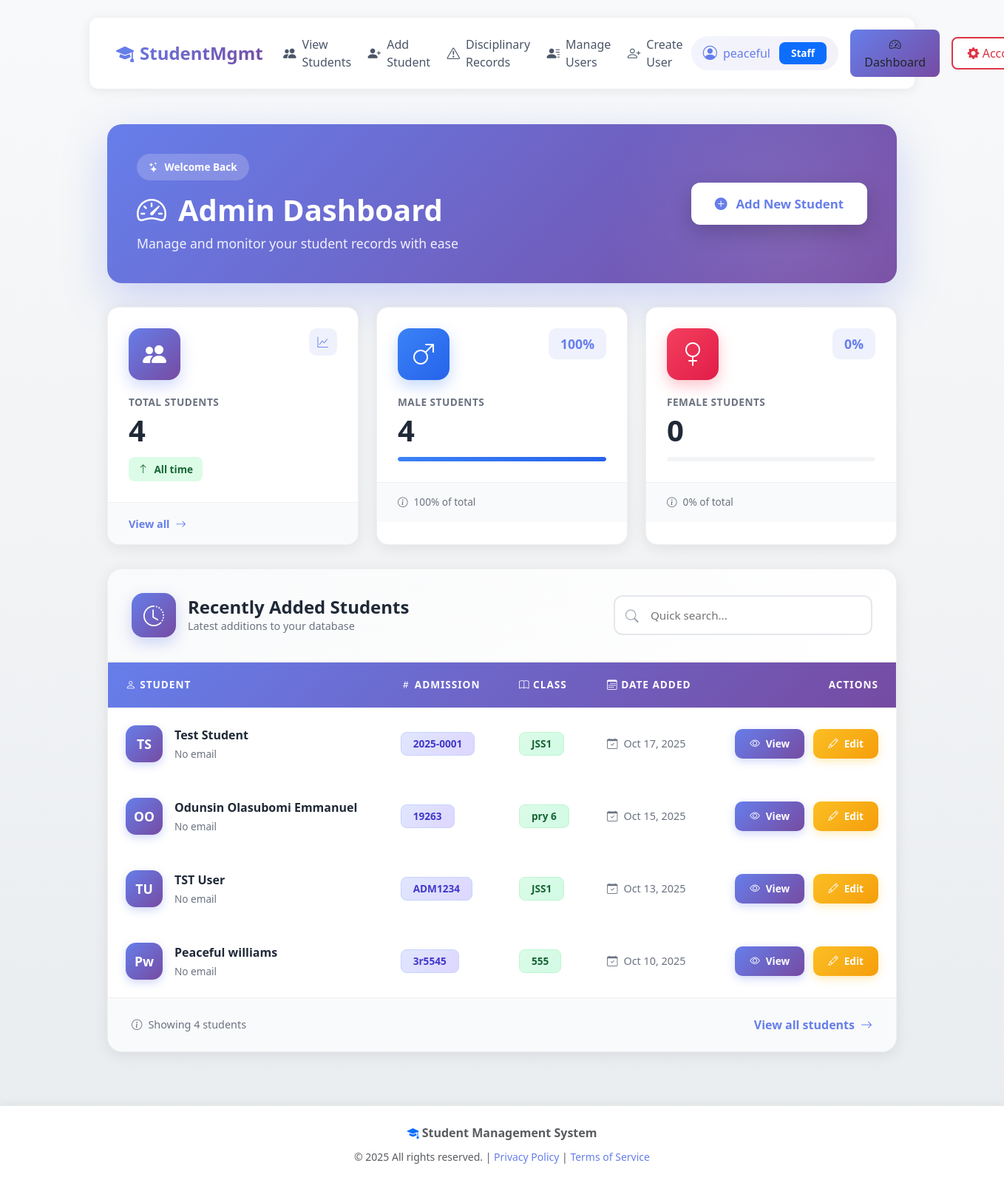
The page /dashboard/ (signed in) on the database its author committed.
### records/models.py (models this page shows, shortened)
class Student(models.Model):
    surname = models.CharField(max_length=100)
    other_name = models.CharField(max_length=100, blank=True, null=True)
    residential_address = models.TextField()
    permanent_home_address = models.TextField(blank=True, null=True)
    nationality = models.CharField(max_length=50)
    state_of_origin = models.CharField(max_length=50)
    lga = models.CharField(max_length=50)
    date_of_birth = models.DateField()
    place_of_birth = models.CharField(max_length=100)
    religion = models.CharField(max_length=50, blank=True, null=True)
    denomination = models.CharField(max_length=50, blank=True, null=True)
    sex = models.CharField(
        max_length=10, choices=[("Male", "Male"), ("Female", "Female")]
    )
    admission_no = models.CharField(
        max_length=50,
        unique=True,
        blank=True,
        editable=False,
        help_text="Automatically generated admission number",
    )
    nin_no = models.CharField(max_length=50, blank=True, null=True)
    class_on_entry = models.CharField(max_length=50)
    date_of_entry = models.DateField()
    class_at_present = models.CharField(max_length=50)
    student_image = models.ImageField(
        upload_to="students/images/", blank=True, null=True
    )
    father_name = models.CharField(max_length=100)
    father_address = models.TextField(blank=True, null=True)
    father_occupation = models.CharField(max_length=100, blank=True, null=True)
    father_educational_level = models.CharField(max_length=100, blank=True, null=True)
    father_mobile = models.CharField(max_length=20, blank=True, null=True)
    mother_name = models.CharField(max_length=100)
    mother_address = models.TextField(blank=True, null=True)
    mother_occupation = models.CharField(max_length=100, blank=True, null=True)
    mother_educational_level = models.CharField(max_length=100, blank=True, null=True)
    mother_mobile = models.CharField(max_length=20, blank=True, null=True)
    guardian_name = models.CharField(max_length=100, blank=True, null=True)
    guardian_address = models.TextField(blank=True, null=True)
    guardian_occupation = models.CharField(max_length=100, blank=True, null=True)
    guardian_mobile = models.CharField(max_length=20, blank=True, null=True)
    prev_schools = models.TextField(blank=True, null=True)
    visually_impaired = models.BooleanField(default=False)
    deaf = models.BooleanField(default=False)
    physically_disabled = models.BooleanField(default=False)
    mentally_impaired = models.BooleanField(default=False)
    others = models.TextField(blank=True, null=True)
    created_at = models.DateTimeField(default=timezone.now, editable=False)
    updated_at = models.DateTimeField(default=timezone.now)
    class Meta:
        indexes = [
            models.Index(fields=["admission_no"]),
            models.Index(fields=["surname", "other_name"]),
            models.Index(fields=["class_at_present"]),
        ]

### records/views.py (the view)
# urls.py: path("dashboard/", views.admin_dashboard, name="admin_dashboard"),
@login_required
@user_passes_test(_is_staff)
def admin_dashboard(request):
    try:
        total_students = Student.objects.count()
        male_count = Student.objects.filter(sex="Male").count()
        female_count = Student.objects.filter(sex="Female").count()
        students_by_class = (
            Student.objects.values("class_at_present")
            .annotate(count=Count("id"))
            .order_by("class_at_present")
        )
        recent_students = Student.objects.order_by("-created_at")[:5]
        students_with_docs = (
            Student.objects.filter(documents__isnull=False).distinct().count()
        )
        total_documents = StudentDocument.objects.count()
        context = {
            "total_students": total_students,
            "male_count": male_count,
            "female_count": female_count,
            "recent_students": recent_students,
            "students_by_class": students_by_class,
            "students_with_docs": students_with_docs,
            "total_documents": total_documents,
        }
        return render(request, "records/admin_dashboard.html", context)
    except Exception as e:
        logger.error(f"Error in admin dashboard: {str(e)}")
        messages.error(request, "An error occurred while loading the dashboard.")
        return redirect("records:student_list")

### records/templates/records/admin_dashboard.html (shortened to what this page needs)
{% extends "records/base.html" %}
{% block content %}
<div class="dashboard-container">
  <div class="dashboard-hero">
    <div class="hero-content">
      <div class="hero-text">
        <div class="hero-badge">
          <i class="bi bi-stars"></i>
          <span>Welcome Back</span>
        </div>
        <h1 class="hero-title">
          <i class="bi bi-speedometer2"></i>
          Admin Dashboard
        </h1>
        <p class="hero-subtitle">Manage and monitor your student records with ease</p>
      </div>
      <div class="hero-action">
        <a href="{% url 'records:student_create' %}" class="btn-hero">
          <i class="bi bi-plus-circle-fill"></i>
          <span>Add New Student</span>
        </a>
      </div>
    </div>
  </div>
  <div class="stats-grid">
    <div class="stat-card stat-card-primary">
      <div class="stat-card-content">
        <div class="stat-icon-wrapper">
          <div class="stat-icon stat-icon-primary">
            <i class="bi bi-people-fill"></i>
          </div>
          <div class="stat-badge">
            <i class="bi bi-graph-up"></i>
          </div>
        </div>
        <div class="stat-details">
          <p class="stat-label">Total Students</p>
          <h2 class="stat-value">{{ total_students }}</h2>
          <div class="stat-trend stat-trend-up">
            <i class="bi bi-arrow-up"></i>
            <span>All time</span>
          </div>
        </div>
      </div>
      <div class="stat-card-footer">
        <a href="{% url 'records:student_list' %}" class="stat-link">
          View all <i class="bi bi-arrow-right"></i>
        </a>
      </div>
    </div>
    <div class="stat-card stat-card-info">
      <div class="stat-card-content">
        <div class="stat-icon-wrapper">
          <div class="stat-icon stat-icon-info">
            <i class="bi bi-gender-male"></i>
          </div>
          <div class="stat-percentage">
            {% widthratio male_count total_students 100 %}%
          </div>
        </div>
        <div class="stat-details">
          <p class="stat-label">Male Students</p>
          <h2 class="stat-value">{{ male_count }}</h2>
          <div class="stat-progress">
            <div class="progress-bar" style="width: {% widthratio male_count total_students 100 %}%"></div>
          </div>
        </div>
      </div>
      <div class="stat-card-footer">
        <span class="stat-info">
          <i class="bi bi-info-circle"></i>
          {% widthratio male_count total_students 100 %}% of total
        </span>
      </div>
    </div>
    <div class="stat-card stat-card-danger">
      <div class="stat-card-content">
        <div class="stat-icon-wrapper">
          <div class="stat-icon stat-icon-danger">
            <i class="bi bi-gender-female"></i>
          </div>
          <div class="stat-percentage">
            {% widthratio female_count total_students 100 %}%
          </div>
        </div>
        <div class="stat-details">
          <p class="stat-label">Female Students</p>
          <h2 class="stat-value">{{ female_count }}</h2>
          <div class="stat-progress">
          </div>
        </div>
      </div>
      <div class="stat-card-footer">
        <span class="stat-info">
          <i class="bi bi-info-circle"></i>
          {% widthratio female_count total_students 100 %}% of total
        </span>
      </div>
    </div>
  </div>
  <div class="recent-section">
    <div class="section-header">
      <div class="section-title">
        <div class="title-icon">
          <i class="bi bi-clock-history"></i>
        </div>
        <div>
          <h3>Recently Added Students</h3>
          <p>Latest additions to your database</p>
        </div>
      </div>
      <div class="section-actions">
        <div class="search-box">
          <i class="bi bi-search"></i>
          <input type="text" placeholder="Quick search..." id="searchInput">
        </div>
      </div>
    </div>
    <div class="students-table-wrapper">
      <table class="students-table" id="studentsTable">
        <thead>
          <tr>
            <th><i class="bi bi-person"></i> Student</th>
            <th><i class="bi bi-hash"></i> Admission</th>
            <th><i class="bi bi-book"></i> Class</th>
            <th><i class="bi bi-calendar3"></i> Date Added</th>
            <th class="text-end">Actions</th>
          </tr>
        </thead>
        <tbody>
          {% for student in recent_students %}
          <tr class="student-row desktop-row" data-name="{{ student.surname|lower }} {{ student.other_name|lower }}"
            data-admission="{{ student.admission_no|lower }}" data-class="{{ student.class_at_present|lower }}">
            <td>
              <div class="student-info">
                <div class="student-avatar">
                  {{ student.surname|slice:":1" }}{{ student.other_name|slice:":1" }}
                </div>
                <div class="student-details">
                  <span class="student-name">{{ student.surname }} {{ student.other_name }}</span>
                  <span class="student-email">{{ student.email|default:"No email" }}</span>
                </div>
              </div>
            </td>
            <td>
              <span class="badge badge-admission">{{ student.admission_no }}</span>
            </td>
            <td>
              <span class="badge badge-class">{{ student.class_at_present }}</span>
            </td>
            <td>
              <span class="date-text">
                <i class="bi bi-calendar-check"></i>
                {{ student.created_at|date:"M d, Y"|default:"N/A" }}
              </span>
            </td>
            <td class="text-end">
              <div class="action-buttons">
                <a href="{% url 'records:student_detail' student.id %}" class="btn-action btn-view"
                  title="View Details">
                  <i class="bi bi-eye"></i>
                  <span>View</span>
                </a>
                <a href="{% url 'records:student_update' student.id %}" class="btn-action btn-edit"
                  title="Edit Student">
                  <i class="bi bi-pencil"></i>
                  <span>Edit</span>
                </a>
              </div>
            </td>
          </tr>
          {% endfor %}
        </tbody>
      </table>
    </div>
    <div class="section-footer">
      <div class="results-info" id="searchResults">
        <i class="bi bi-info-circle"></i>
        Showing {{ recent_students|length }} student{{ recent_students|length|pluralize }}
      </div>
      <a href="{% url 'records:student_list' %}" class="view-all-link">
        View all students
        <i class="bi bi-arrow-right"></i>
      </a>
    </div>
  </div>
</div>
{% endblock %}

### records/templates/records/base.html (shortened to what this page needs)
<!DOCTYPE html>
<html lang="en">
{% load static %}
<head>
    <link rel="stylesheet" href="https://cdn.jsdelivr.net/npm/bootstrap@5.3.0/dist/css/bootstrap.min.css">
    <link rel="stylesheet" href="https://cdn.jsdelivr.net/npm/bootstrap-icons@1.11.0/font/bootstrap-icons.css">
</head>
<body>
    <div class="container mt-4 mb-5">
        <nav class="navbar navbar-expand-lg navbar-light navbar-custom mb-4">
            <div class="container-fluid">
                <a class="navbar-brand" href="/">
                    <i class="bi bi-mortarboard-fill"></i>
                    StudentMgmt
                </a>
                <div class="collapse navbar-collapse" id="navbarContent">
                    <ul class="navbar-nav me-auto mb-2 mb-lg-0">
                        {% if request.user.is_authenticated %}
                            <li class="nav-item">
                                <a class="nav-link" href="{% url 'records:student_list' %}">
                                    <i class="bi bi-people-fill"></i> View Students
                                </a>
                            </li>
                            <li class="nav-item">
                                <a class="nav-link" href="{% url 'records:student_create' %}">
                                    <i class="bi bi-person-plus-fill"></i> Add Student
                                </a>
                            </li>
                            <li class="nav-item">
                            <a href="{% url 'committee:offense_list' %}" class="nav-link">
                                <i class="bi bi-exclamation-triangle"></i> Disciplinary Records
                            </a>
                        </li>
                            {% if request.user.is_superuser %}
                            <li class="nav-item">
                                <a class="nav-link" href="{% url 'accounts:user_list' %}">
                                    <i class="bi bi-person-lines-fill"></i> Manage Users
                                </a>
                            </li>
                            <li class="nav-item">
                                <a class="nav-link" href="{% url 'accounts:user_create' %}">
                                    <i class="bi bi-person-plus"></i> Create User
                                </a>
                            </li>
                            {% endif %}
                        {% endif %}
                    </ul>
                    <div class="ms-auto user-info">
                        {% if request.user.is_authenticated %}
                        <div class="user-badge">
                            <i class="bi bi-person-circle"></i>
                            <span>{{ request.user.get_full_name|default:request.user.username }}</span>
                            {% if request.user.is_staff %}
                            <span class="badge bg-primary ms-1">Staff</span>
                            {% endif %}
                        </div>
                        {% if request.user.is_staff %}
                        <a class="btn btn-custom btn-dashboard" href="{% url 'records:admin_dashboard' %}">
                            <i class="bi bi-speedometer2"></i> Dashboard
                        </a>
                        {% endif %}
                        <div class="dropdown">
                            <button class="btn btn-custom btn-logout dropdown-toggle" type="button" id="userDropdown"
                                data-bs-toggle="dropdown" aria-expanded="false">
                                <i class="bi bi-gear-fill"></i> Account
                            </button>
                        </div>
                        {% else %}
                        <a class="btn btn-custom btn-login" href="{% url 'accounts:login' %}">
                            <i class="bi bi-box-arrow-in-right"></i> Login
                        </a>
                        {% endif %}
                    </div>
                </div>
            </div>
        </nav>
        <div class="content-wrapper">
            {% block content %}{% endblock %}
        </div>
    </div>
    <footer class="mt-auto py-4">
        <div class="container text-center text-muted">
            <p class="mb-2">
                <i class="bi bi-mortarboard-fill text-primary"></i>
                <strong>Student Management System</strong>
            </p>
            <p class="mb-0">
                <small>&copy; {% now "Y" %} All rights reserved. |
                    <a href="#" class="text-decoration-none">Privacy Policy</a> |
                    <a href="#" class="text-decoration-none">Terms of Service</a>
                </small>
            </p>
        </div>
    </footer>
</body>
</html>

### rows shown on the page
Student: surname "T", other_name "S", surname "Test", other_name "Student", email "No email", admission_no "2025-0001", class_at_present "JSS1", created_at "Oct 17, 2025"
Student: surname "O", other_name "O", surname "Odunsin", other_name "Olasubomi Emmanuel", email "No email", admission_no "19263", class_at_present "pry 6", created_at "Oct 15, 2025"
Student: surname "T", other_name "U", surname "TST", other_name "User", email "No email", admission_no "ADM1234", class_at_present "JSS1", created_at "Oct 13, 2025"
Student: surname "P", other_name "w", surname "Peaceful", other_name "williams", email "No email", admission_no "3r5545", class_at_present "555", created_at "Oct 10, 2025"

### other values the page prints
{{ request.user.get_full_name|default:request.user.username }} "peaceful"
{{ total_students }} "4"
{{ male_count }} "4"
{{ female_count }} "0"
{{ recent_students|length }} "4"
